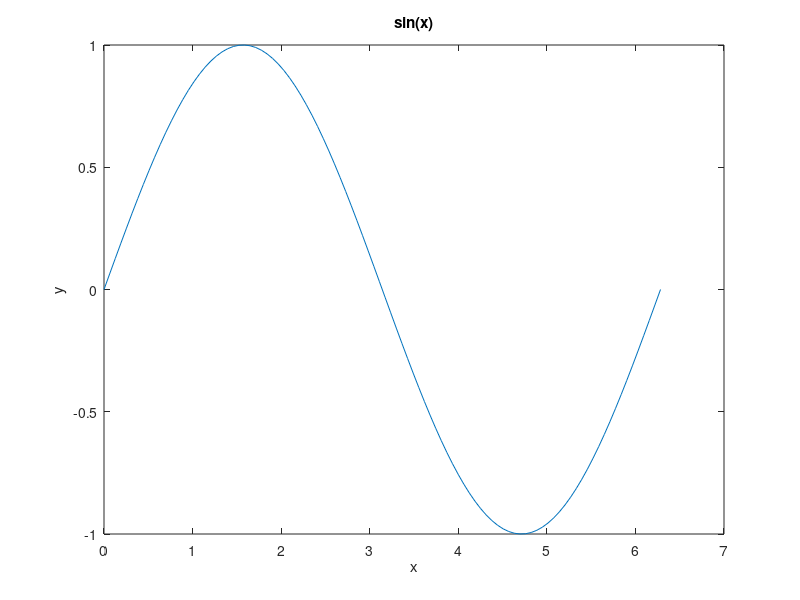
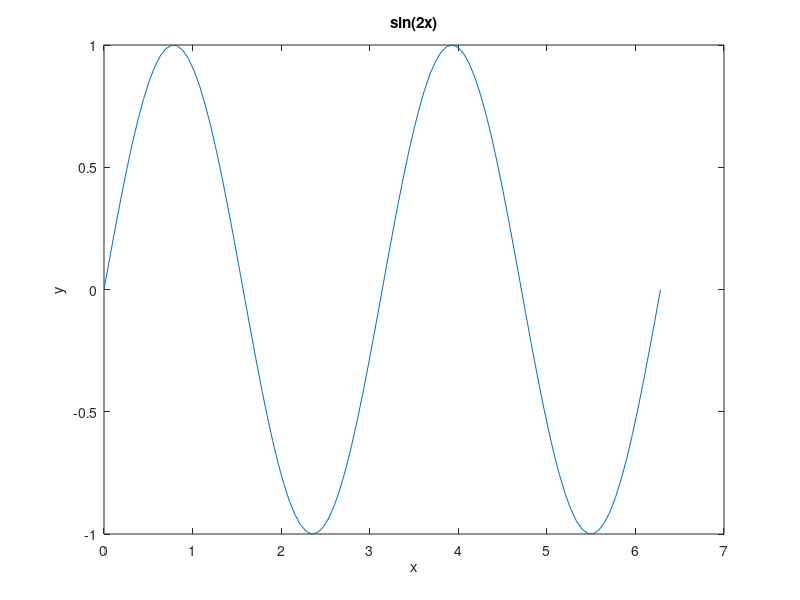
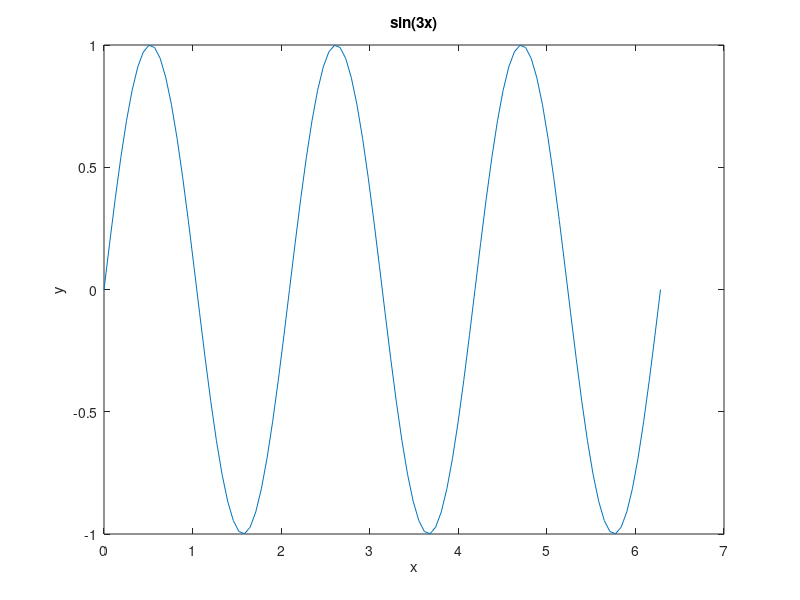
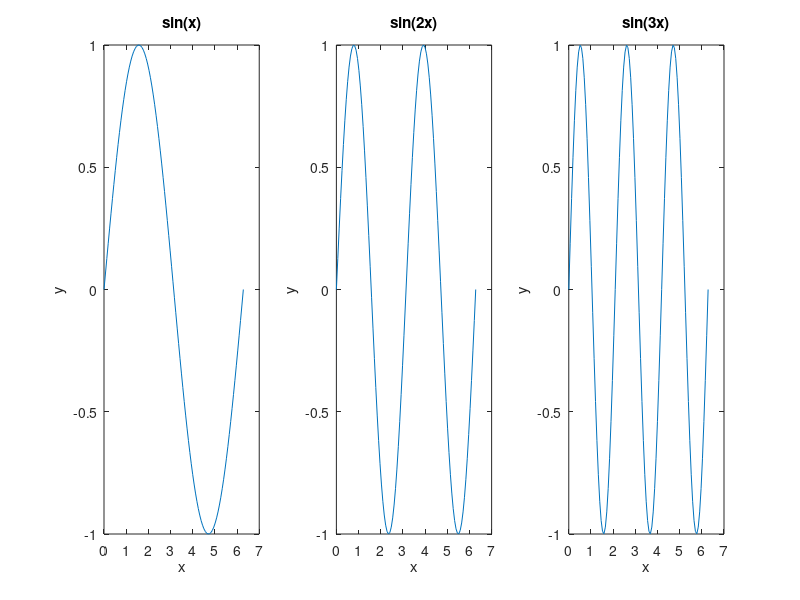

These charts were generated, in order, by the following MATLAB code:
% Define el arreglo de los valores de x
% Define x array
x=linspace(0,2*pi,100);

% Evalua las funciones sin(x), sin(2x), y sin(3x) en los valores del arreglo x
% Evaluate sin functions from x array
y1=sin(x);
y2=sin(2*x);
y3=sin(3*x);

% Traza las graficas de las funciones dadas en figuras separadas
% Figures for sin functions.
figure(1);clf
plot(x,y1);
xlabel('x');
ylabel('y');
title('sin(x)');

figure(2);clf
plot(x,y2);
xlabel('x');
ylabel('y');
title('sin(2x)');

figure(3);clf
plot(x,y3);
xlabel('x');
ylabel('y');
title('sin(3x)');

% Traza las graficas en una figura pero separadas
% Figure for sin functions in the same axis.
figure(4);clf

subplot(1,3,1);
plot(x,y1);
xlabel('x');
ylabel('y');
title('sin(x)');

subplot(1,3,2);
plot(x,y2);
xlabel('x');
ylabel('y');
title('sin(2x)');

subplot(1,3,3);
plot(x,y3);
xlabel('x');
ylabel('y');
title('sin(3x)');

% Traza las graficas en una figura y en un mismo sistema de coordenadas
% Figure for sin functions inside the same representation.
figure(5);clf
plot(x,y1,'k',x,y2,'r',x,y3,'g');
xlabel('x');
ylabel('y');
legend('sin(x)','sin(2x)','sin(3x)');